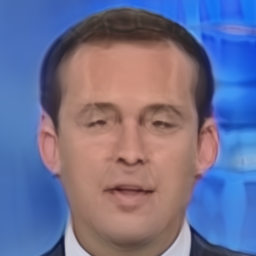
#> input picture data/DF40_train/StyleGAN3/001/seed7359.png, 256 x 256 px
$ python -i fft_transform.py   (imports and definitions only)
#> lines starting #> are read from the running program, lines starting #| are printed output that depends on the picture
import numpy as np
import cv2
from PIL import Image

def fft_magnitude_transform(image_stream):
    img = Image.open(image_stream).convert('L')
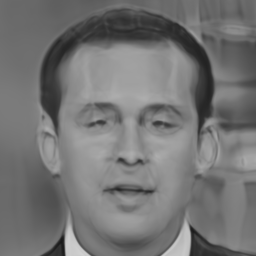
#> img: PIL image 256x256 L; min 24, max 209, mean 116.1
    img_np = np.array(img)

    f = np.fft.fft2(img_np)
    fshift = np.fft.fftshift(f)
    magnitude_spectrum = 20 * np.log(np.abs(fshift) + 1e-8)
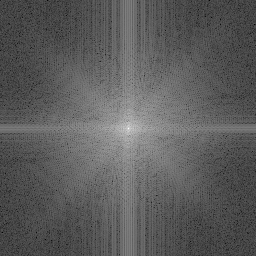
#> magnitude_spectrum: shape (256, 256) float64; min -0.621, max 316.9, mean 114.6; drawn with min black and max white

    magnitude_spectrum = cv2.normalize(magnitude_spectrum, None, 0, 255, cv2.NORM_MINMAX)
    magnitude_spectrum = magnitude_spectrum.astype(np.uint8)
    fft_rgb = cv2.merge([magnitude_spectrum] * 3)

    return Image.fromarray(fft_rgb)

>>> result = fft_magnitude_transform('../../data/DF40_train/StyleGAN3/001/seed7359.png')
